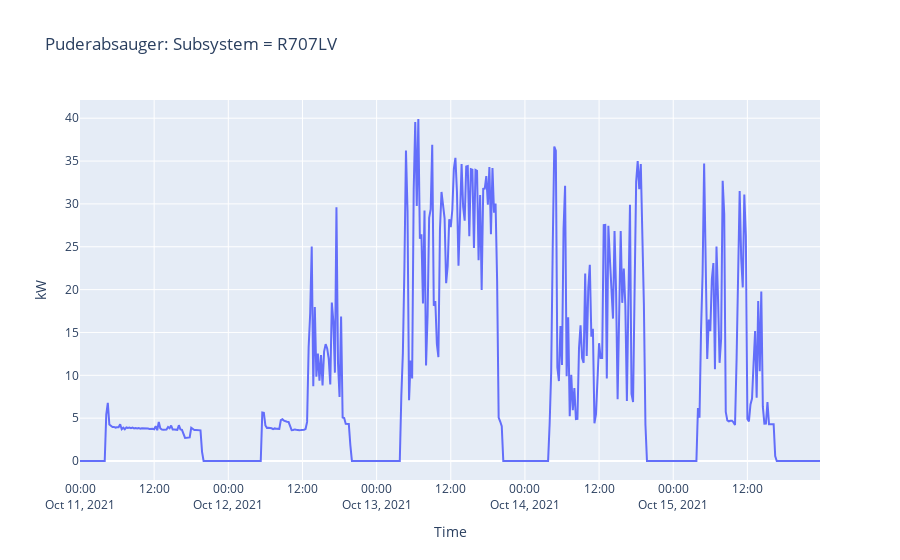

Write notebook code for a chart like this one.
### Code cell
px.line(
    x=df.index, y=df.kw, 
    title='Puderabsauger: Subsystem = R707LV',
    labels={
        'x': 'Time',
        'y': 'kW'
    },
    markers=False)

### Figure 1 — Plotly figure (JSON) as saved in the notebook; plotly's stock layout.template omitted (floating-point values rounded to 4 significant figures; data arrays with more than 128 entries replaced by an {"elided": "..."} marker saying what was removed)
{"data": [{"hovertemplate": "Time=%{x}<br>kW=%{y}<extra></extra>", "legendgroup": "", "line": {"color": "#636efa", "dash": "solid"}, "marker": {"symbol": "circle"}, "mode": "lines", "name": "", "orientation": "v", "showlegend": false, "type": "scatter", "x": {"elided": "480 str values"}, "xaxis": "x", "y": {"elided": "480 float values"}, "yaxis": "y"}], "layout": {"legend": {"tracegroupgap": 0}, "title": {"text": "Puderabsauger: Subsystem = R707LV"}, "xaxis": {"anchor": "y", "domain": [0, 1], "title": {"text": "Time"}}, "yaxis": {"anchor": "x", "domain": [0, 1], "title": {"text": "kW"}}}}
